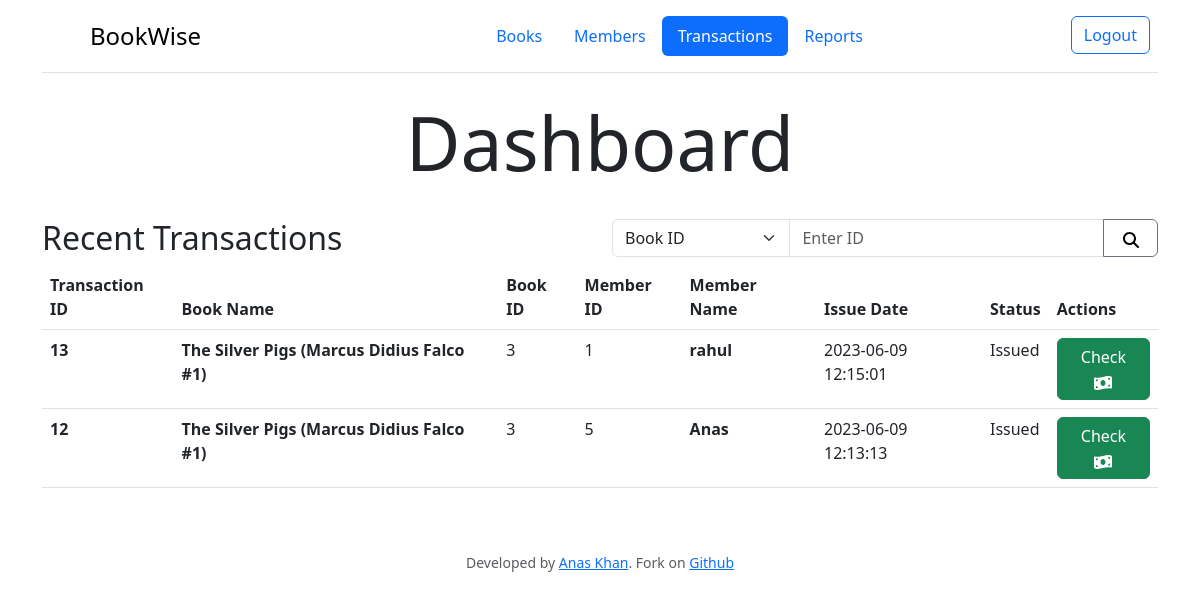
Page /transactions (signed in) on the earlier database version.
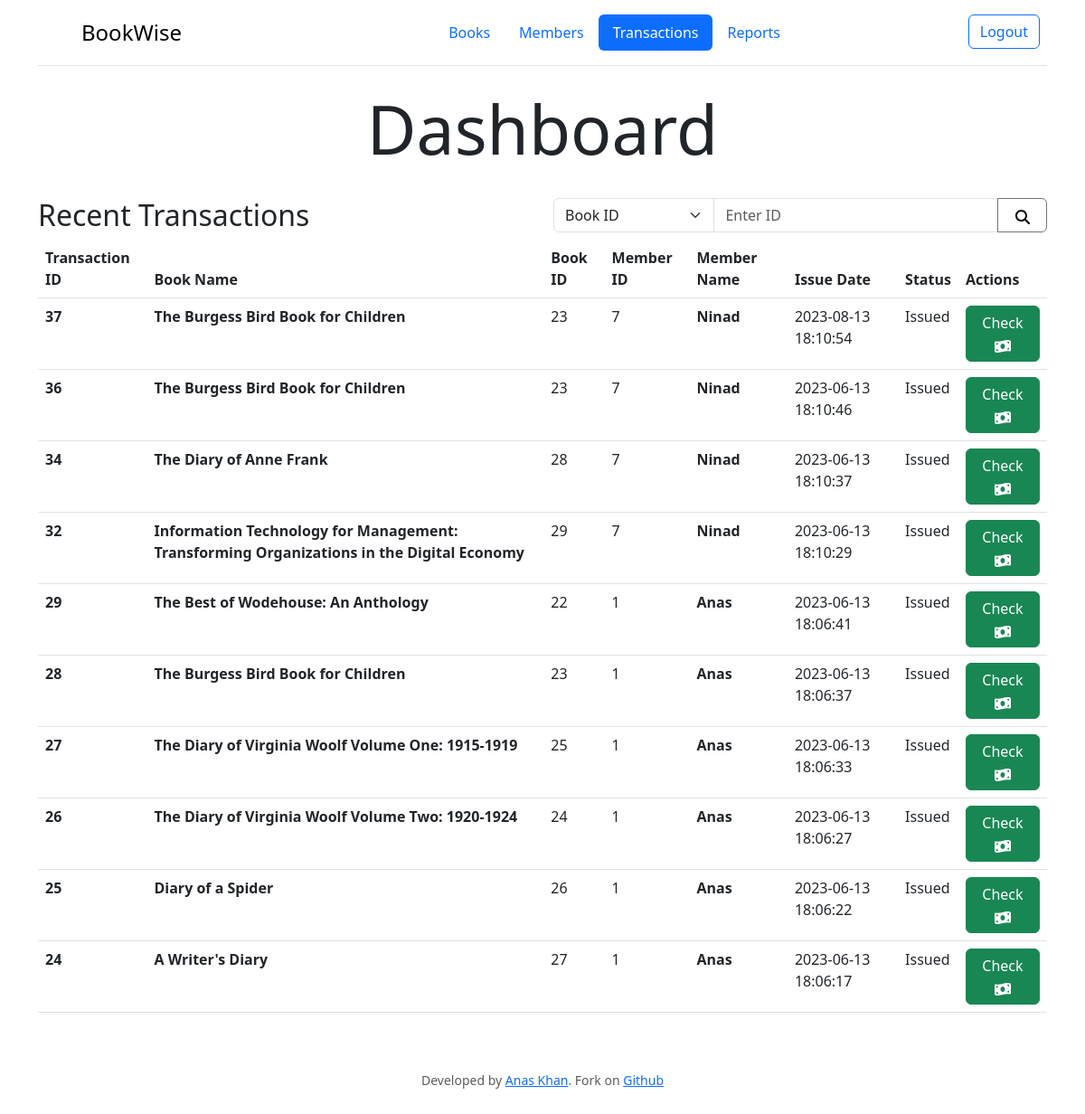
Same page on the later database version.
### tables this page shows
CREATE TABLE transactions (id INTEGER PRIMARY KEY AUTOINCREMENT, book_id INTEGER NOT NULL REFERENCES books (id), member_id INTEGER NOT NULL REFERENCES members (id), issue_date DATETIME NOT NULL, fee_paid INTEGER DEFAULT (0), status TEXT DEFAULT Issued);

CREATE TABLE books (id INTEGER PRIMARY KEY AUTOINCREMENT, title TEXT NOT NULL, author TEXT NOT NULL, isbn TEXT NOT NULL, publisher TEXT NOT NULL, pages INTEGER NOT NULL, stock INTEGER DEFAULT 0, date TEXT, date_added DATETIME);

CREATE TABLE members (id INTEGER PRIMARY KEY, name TEXT NOT NULL, email TEXT NOT NULL, phone TEXT NOT NULL, doj DATETIME NOT NULL);

### app.py (the view)
@app.route("/transactions", methods=["GET", "POST"])
@login_required
def transactions():
    if request.method == "POST":
        search_term = request.form.get("query")
        search_by = request.form.get("search_by")
        query = f""" SELECT t.*, b.title AS book_title, m.name AS member_name
                FROM transactions t
                JOIN books b ON t.book_id = b.id
                JOIN members m ON t.member_id = m.id
                WHERE t.{search_by} LIKE '%{search_term}%'
                """
        transactions = db.execute(query)
        title = "Search Results"
    else:
        transactions = db.execute(
            """SELECT t.*, b.title AS book_title, m.name AS member_name
FROM transactions t
JOIN books b ON t.book_id = b.id
JOIN members m ON t.member_id = m.id
WHERE t.status = 'Issued'
ORDER BY t.issue_date DESC
LIMIT 10;

"""
        )
        title = "Recent Transactions"
    return render_template("transactions.html", title=title, transactions=transactions)

### app.py (called while the page is built)
@app.after_request
def after_request(response):
    response.headers["Cache-Control"] = "no-cache, no-store, must-revalidate"
    response.headers["Expires"] = 0
    response.headers["Pragma"] = "no-cache"
    return response

def login_required(f):
    @wraps(f)
    def decorated_function(*args, **kwargs):
        if session.get("user_id") is None:
            return redirect("/login")
        return f(*args, **kwargs)
    return decorated_function

### templates/transactions.html (shortened to what this page needs)
{% extends "layout.html" %} {% block title %} Transactions {% endblock %} {% block navbar %} <ul class="nav nav-pills">
    <li class="nav-item">
        <a href="/" class="nav-link">Books</a>
    </li>
    <li class="nav-item">
        <a href="/members" class="nav-link">Members</a>
    </li>
    <li class="nav-item">
        <a href="/transactions" class="nav-link active" aria-current="page">Transactions</a>
    </li>
    <li class="nav-item">
        <a href="/reports" class="nav-link">Reports</a>
    </li>
</ul> {% endblock %} {% block main %}
<div class="text-center">
    <h1>Dashboard</h1>
    <br>
</div>
<div class="container">
    <div class="row">
        <div class="col-6">
            <h2>{{ title }}</h2>
        </div>
        <div class="col-6 text-end">
            <form action="/transactions" method="POST">
                <div class="input-group">
                    <select class="form-select col-3" name="search_by" style="width: 25%;">
                        <option value="book_id">Book ID</option>
                    </select>
                    <input type="text" class="form-control col-6" placeholder="Enter ID" name="query" pattern="[0-9]*" style="width: 50%;">
                    <button class="btn btn-outline-secondary" type="submit" style="width: 10%;">
                        <i>
                        </i>
                    </button>
                </div>
            </form>
        </div>
    </div>
    <table class="table table-hover">
        <thead>
            <tr>
                <th>Transaction ID</th>
                <th>Book Name</th>
                <th>Book ID</th>
                <th>Member ID</th>
                <th>Member Name</th>
                <th>Issue Date</th>
                <th>Status</th>
                <th>Actions</th>
            </tr>
        </thead>
        <tbody> {% for transaction in transactions %} <tr>
                <th>{{ transaction.id }}</th>
                <th>{{ transaction.book_title }}</th>
                <td>{{ transaction.book_id }}</td>
                <td>{{ transaction.member_id }}</td>
                <th>{{ transaction.member_name}}</th>
                <td>{{ transaction.issue_date }}</td>
                <td> {% if transaction.status == 'Issued' %} <span class="status-issued">Issued</span> {% elif transaction.status == 'Returned' %} <span class="status-returned">Returned</span> {% endif %} </td>
                <td>
                    <a href="/fee/{{ transaction.id }}" class="btn btn-success">Check <i>
                        </i>
                    </a>
                </td>
            </tr> {% endfor %} </tbody>
    </table>
</div> {% endblock %}

Differences in the rows shown:
removed transactions: status "Issued"
removed transactions: status "Issued"
added transactions: status "Issued"
added transactions: status "Issued"
added transactions: status "Issued"
added transactions: status "Issued"
added transactions: status "Issued"
added transactions: status "Issued"
added transactions: status "Issued"
added transactions: status "Issued"
added transactions: status "Issued"
added transactions: status "Issued"
